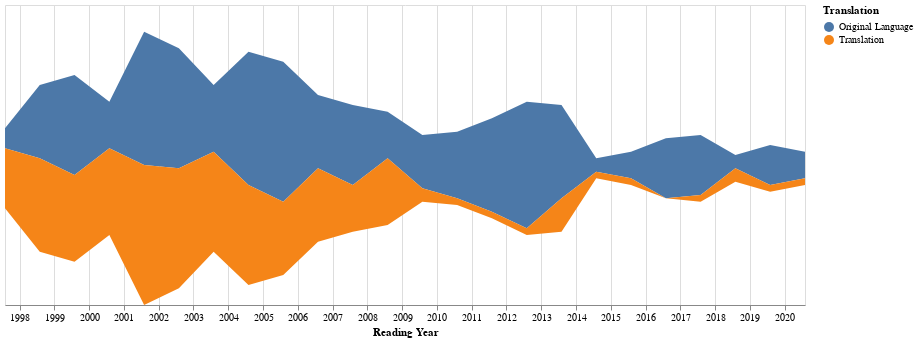

Here is the notebook cell this chart was saved with:
### Code cell
dataframe = dataframe.copy()
dataframe['Translation'] = dataframe.apply(translation_detect, axis=1)

altair.Chart(dataframe, title='').mark_area().encode(
    x='Reading Year:T', y=altair.Y('sum(Books)', stack="center", axis=None), 
    color=altair.Color('Translation', scale=altair.Scale(scheme='tableau10'))).properties(width=800, height=300)

### Figure 1 — Vega-Lite specification as saved in the notebook (floating-point values rounded to 4 significant figures; data arrays with more than 128 entries replaced by an {"elided": "..."} marker saying what was removed)
{"usermeta": {"embedOptions": {"theme": "fivethirtyeight"}}, "config": {"view": {"continuousWidth": 400, "continuousHeight": 300}}, "data": {"name": "data-f42dd6223760f450b331665526bff974"}, "mark": "area", "encoding": {"color": {"type": "nominal", "field": "Translation", "scale": {"scheme": "tableau10"}}, "x": {"type": "temporal", "field": "Reading Year"}, "y": {"type": "quantitative", "aggregate": "sum", "axis": null, "field": "Books", "stack": "center"}}, "height": 300, "title": "", "width": 800, "$schema": "https://vega.github.io/schema/vega-lite/v4.8.1.json", "datasets": {"data-f42dd6223760f450b331665526bff974": {"elided": "430 records"}}}
